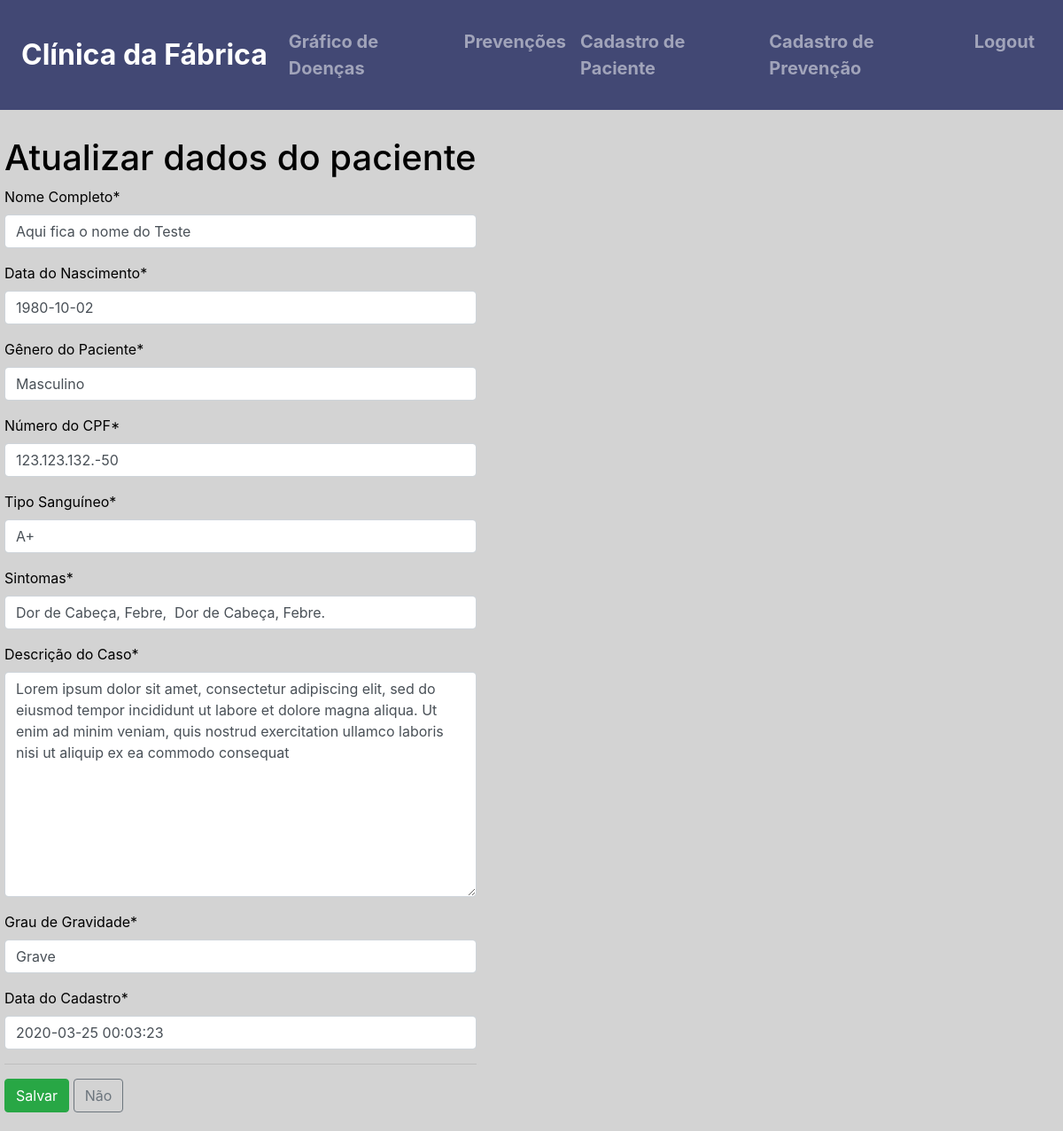
Page /editar/18/ on the committed database.
### base/models.py (models this page shows, shortened)
class Pacientes(models.Model):
    nome = models.CharField(max_length=100, verbose_name="Nome Completo")
    dataNasc = models.DateField(verbose_name="Data do Nascimento")
    genero = models.CharField(max_length=50, verbose_name="Gênero do Paciente")
    cpf = models.CharField(max_length=50, verbose_name="Número do CPF")
    tipoSang = models.CharField(max_length=50, verbose_name="Tipo Sanguíneo")
    sintomas = models.CharField(max_length=150, verbose_name="Sintomas")
    descrCaso = models.TextField(verbose_name="Descrição do Caso")
    gravidade = models.CharField(max_length=50, verbose_name="Grau de Gravidade")
    dataInc = models.DateTimeField(default=timezone.now, verbose_name="Data do Cadastro")

### base/views.py (the view)
# urls.py: path('editar/<int:id>/', views.editar, name="base-editar"),
def editar(request, id):
    paciente = get_object_or_404(Pacientes, pk=id)
    form = PacientesForm(request.POST or None, instance=paciente)
    if form.is_valid():
        form.save()
        return redirect("base-home")
    return render(request, "base/editar.html", {'form': form})

### base/forms.py
class PacientesForm(ModelForm):
    class Meta:
        model = Pacientes
        fields = ['nome', 'dataNasc', 'genero', 'cpf', 'tipoSang', 'sintomas', 'descrCaso', 'gravidade', 'dataInc']

### base/templates/base/editar.html (shortened to what this page needs)
{% extends 'base/modelo.html' %}
{% load crispy_forms_tags %}
{%block content %}
<div class="row">
<form method="POST">
    <h1>Atualizar dados do paciente</h1>
    {{ form|crispy }}
    <hr>
    <button class="btn btn-success" type="submit">Salvar</button>
    <input class="btn btn-outline-secondary" type="button" onclick="window.location.replace('{% url 'base-home' %}')" value="Não" />
</form>
</div>
{% endblock content %}

### base/static/base/main.css (style rules this page uses)
body { background-color: #D3D3D3; color: black; }
.row { margin: 30px 5px 5px 5px; }

### rows in the picture
Pacientes: nome "Aqui fica o nome do Teste", dataNasc "1980-10-02", genero "Masculino", cpf "123.123.132.-50", tipoSang "A+", sintomas "Dor de Cabeça, Febre, Dor de Cabeça, Febre.", descrCaso "Lorem ipsum dolor sit amet, consectetur adipiscing elit, sed do eiusmod tempor incididunt ut labore et dolore magna aliqua. Ut enim ad minim veniam, quis nostrud exercitation ullamco laboris nisi ut aliquip ex ea commodo consequat", gravidade "Grave", dataInc "2020-03-25 00:03:23"
